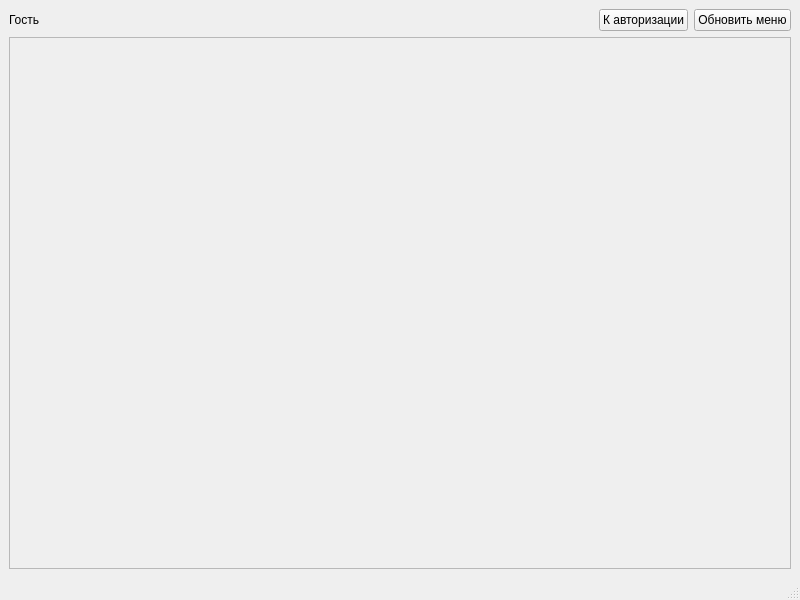
<?xml version="1.0" encoding="UTF-8"?>
<ui version="4.0">
 <class>MainWindow</class>
 <widget class="QMainWindow" name="MainWindow">
  <property name="geometry">
   <rect>
    <x>0</x>
    <y>0</y>
    <width>800</width>
    <height>600</height>
   </rect>
  </property>
  <property name="windowTitle">
   <string>MainWindow</string>
  </property>
  <widget class="QWidget" name="centralwidget">
   <layout class="QGridLayout" name="gridLayout">
    <item row="0" column="0">
     <layout class="QHBoxLayout" name="horizontalLayout">
      <item>
       <widget class="QLabel" name="label">
        <property name="text">
         <string>Гость</string>
        </property>
       </widget>
      </item>
      <item>
       <spacer name="horizontalSpacer">
        <property name="orientation">
         <enum>Qt::Orientation::Horizontal</enum>
        </property>
        <property name="sizeHint" stdset="0">
         <size>
          <width>40</width>
          <height>20</height>
         </size>
        </property>
       </spacer>
      </item>
      <item>
       <widget class="QPushButton" name="pushButton_backlogin">
        <property name="text">
         <string>К авторизации</string>
        </property>
       </widget>
      </item>
      <item>
       <widget class="QPushButton" name="pushButton_refresh">
        <property name="text">
         <string>Обновить меню</string>
        </property>
       </widget>
      </item>
     </layout>
    </item>
    <item row="1" column="0">
     <widget class="QScrollArea" name="scrollArea_menu">
      <property name="widgetResizable">
       <bool>true</bool>
      </property>
      <widget class="QWidget" name="scrollAreaWidgetContents">
       <property name="geometry">
        <rect>
         <x>0</x>
         <y>0</y>
         <width>788</width>
         <height>489</height>
        </rect>
       </property>
      </widget>
     </widget>
    </item>
   </layout>
  </widget>
  <widget class="QMenuBar" name="menubar">
   <property name="geometry">
    <rect>
     <x>0</x>
     <y>0</y>
     <width>800</width>
     <height>30</height>
    </rect>
   </property>
  </widget>
  <widget class="QStatusBar" name="statusbar"/>
 </widget>
 <resources/>
 <connections/>
</ui>
